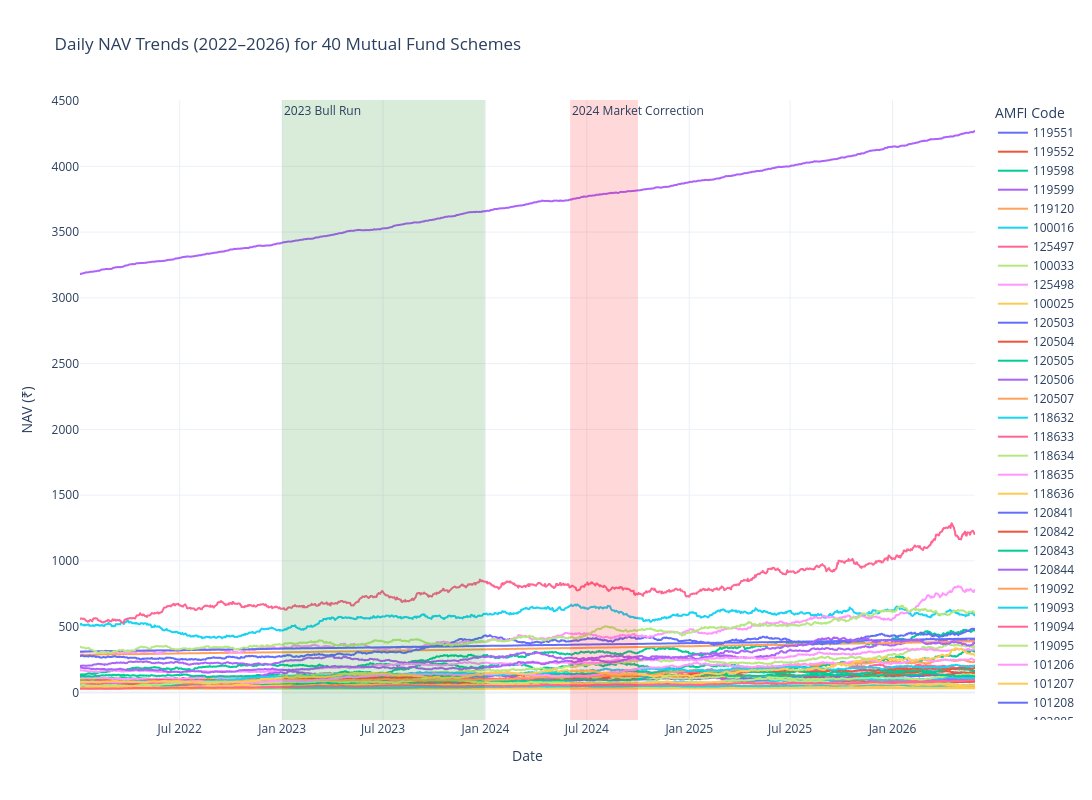

Notebook source saved alongside this figure:
### Markdown cell above
### NAV Trend with Bull Run

### Code cell
import plotly.express as px
import pandas as pd
import os

# Create charts folder if it doesn't exist
os.makedirs("../charts", exist_ok=True)

# Convert date column
nav['date'] = pd.to_datetime(nav['date'])

# Select all 40 schemes
sample_funds = nav['amfi_code'].unique()[:40]

nav_sample = nav[
    nav['amfi_code'].isin(sample_funds)
]

# Create interactive line chart
fig = px.line(
    nav_sample,
    x='date',
    y='nav',
    color='amfi_code',
    title='Daily NAV Trends (2022–2026) for 40 Mutual Fund Schemes',
    labels={
        'date': 'Date',
        'nav': 'NAV (₹)',
        'amfi_code': 'Scheme'
    }
)

# Highlight 2023 Bull Run
fig.add_vrect(
    x0="2023-01-01",
    x1="2023-12-31",
    fillcolor="green",
    opacity=0.15,
    line_width=0,
    annotation_text="2023 Bull Run",
    annotation_position="top left"
)

# Highlight 2024 Market Correction
fig.add_vrect(
    x0="2024-06-01",
    x1="2024-10-01",
    fillcolor="red",
    opacity=0.15,
    line_width=0,
    annotation_text="2024 Market Correction",
    annotation_position="top left"
)

# Improve layout
fig.update_layout(
    template="plotly_white",
    width=1400,
    height=800,
    legend_title="AMFI Code"
)

# Save as PNG
fig.write_image(
    "../charts/nav_trend.png",
    width=1400,
    height=800,
    scale=2
)

# Display chart
fig.show()

print("Chart saved as ../charts/nav_trend.png")

### Figure 1 — Plotly figure (JSON) as saved in the notebook; plotly's stock layout.template omitted (floating-point values rounded to 4 significant figures; data arrays with more than 128 entries replaced by an {"elided": "..."} marker saying what was removed)
{"data": [{"hovertemplate": "Scheme=119551<br>Date=%{x}<br>NAV (₹)=%{y}<extra></extra>", "legendgroup": "119551", "line": {"color": "#636efa", "dash": "solid"}, "marker": {"symbol": "circle"}, "mode": "lines", "name": "119551", "showlegend": true, "type": "scattergl", "x": {"elided": "1150 str values"}, "xaxis": "x", "y": {"elided": "1150 float values"}, "yaxis": "y"}, {"hovertemplate": "Scheme=119552<br>Date=%{x}<br>NAV (₹)=%{y}<extra></extra>", "legendgroup": "119552", "line": {"color": "#EF553B", "dash": "solid"}, "marker": {"symbol": "circle"}, "mode": "lines", "name": "119552", "showlegend": true, "type": "scattergl", "x": {"elided": "1150 str values"}, "xaxis": "x", "y": {"elided": "1150 float values"}, "yaxis": "y"}, {"hovertemplate": "Scheme=119598<br>Date=%{x}<br>NAV (₹)=%{y}<extra></extra>", "legendgroup": "119598", "line": {"color": "#00cc96", "dash": "solid"}, "marker": {"symbol": "circle"}, "mode": "lines", "name": "119598", "showlegend": true, "type": "scattergl", "x": {"elided": "1150 str values"}, "xaxis": "x", "y": {"elided": "1150 float values"}, "yaxis": "y"}, {"hovertemplate": "Scheme=119599<br>Date=%{x}<br>NAV (₹)=%{y}<extra></extra>", "legendgroup": "119599", "line": {"color": "#ab63fa", "dash": "solid"}, "marker": {"symbol": "circle"}, "mode": "lines", "name": "119599", "showlegend": true, "type": "scattergl", "x": {"elided": "1150 str values"}, "xaxis": "x", "y": {"elided": "1150 float values"}, "yaxis": "y"}, {"hovertemplate": "Scheme=119120<br>Date=%{x}<br>NAV (₹)=%{y}<extra></extra>", "legendgroup": "119120", "line": {"color": "#FFA15A", "dash": "solid"}, "marker": {"symbol": "circle"}, "mode": "lines", "name": "119120", "showlegend": true, "type": "scattergl", "x": {"elided": "1150 str values"}, "xaxis": "x", "y": {"elided": "1150 float values"}, "yaxis": "y"}, {"hovertemplate": "Scheme=100016<br>Date=%{x}<br>NAV (₹)=%{y}<extra></extra>", "legendgroup": "100016", "line": {"color": "#19d3f3", "dash": "solid"}, "marker": {"symbol": "circle"}, "mode": "lines", "name": "100016", "showlegend": true, "type": "scattergl", "x": {"elided": "1150 str values"}, "xaxis": "x", "y": {"elided": "1150 float values"}, "yaxis": "y"}, {"hovertemplate": "Scheme=125497<br>Date=%{x}<br>NAV (₹)=%{y}<extra></extra>", "legendgroup": "125497", "line": {"color": "#FF6692", "dash": "solid"}, "marker": {"symbol": "circle"}, "mode": "lines", "name": "125497", "showlegend": true, "type": "scattergl", "x": {"elided": "1150 str values"}, "xaxis": "x", "y": {"elided": "1150 float values"}, "yaxis": "y"}, {"hovertemplate": "Scheme=100033<br>Date=%{x}<br>NAV (₹)=%{y}<extra></extra>", "legendgroup": "100033", "line": {"color": "#B6E880", "dash": "solid"}, "marker": {"symbol": "circle"}, "mode": "lines", "name": "100033", "showlegend": true, "type": "scattergl", "x": {"elided": "1150 str values"}, "xaxis": "x", "y": {"elided": "1150 float values"}, "yaxis": "y"}, {"hovertemplate": "Scheme=125498<br>Date=%{x}<br>NAV (₹)=%{y}<extra></extra>", "legendgroup": "125498", "line": {"color": "#FF97FF", "dash": "solid"}, "marker": {"symbol": "circle"}, "mode": "lines", "name": "125498", "showlegend": true, "type": "scattergl", "x": {"elided": "1150 str values"}, "xaxis": "x", "y": {"elided": "1150 float values"}, "yaxis": "y"}, {"hovertemplate": "Scheme=100025<br>Date=%{x}<br>NAV (₹)=%{y}<extra></extra>", "legendgroup": "100025", "line": {"color": "#FECB52", "dash": "solid"}, "marker": {"symbol": "circle"}, "mode": "lines", "name": "100025", "showlegend": true, "type": "scattergl", "x": {"elided": "1150 str values"}, "xaxis": "x", "y": {"elided": "1150 float values"}, "yaxis": "y"}, {"hovertemplate": "Scheme=120503<br>Date=%{x}<br>NAV (₹)=%{y}<extra></extra>", "legendgroup": "120503", "line": {"color": "#636efa", "dash": "solid"}, "marker": {"symbol": "circle"}, "mode": "lines", "name": "120503", "showlegend": true, "type": "scattergl", "x": {"elided": "1150 str values"}, "xaxis": "x", "y": {"elided": "1150 float values"}, "yaxis": "y"}, {"hovertemplate": "Scheme=120504<br>Date=%{x}<br>NAV (₹)=%{y}<extra></extra>", "legendgroup": "120504", "line": {"color": "#EF553B", "dash": "solid"}, "marker": {"symbol": "circle"}, "mode": "lines", "name": "120504", "showlegend": true, "type": "scattergl", "x": {"elided": "1150 str values"}, "xaxis": "x", "y": {"elided": "1150 float values"}, "yaxis": "y"}, {"hovertemplate": "Scheme=120505<br>Date=%{x}<br>NAV (₹)=%{y}<extra></extra>", "legendgroup": "120505", "line": {"color": "#00cc96", "dash": "solid"}, "marker": {"symbol": "circle"}, "mode": "lines", "name": "120505", "showlegend": true, "type": "scattergl", "x": {"elided": "1150 str values"}, "xaxis": "x", "y": {"elided": "1150 float values"}, "yaxis": "y"}, {"hovertemplate": "Scheme=120506<br>Date=%{x}<br>NAV (₹)=%{y}<extra></extra>", "legendgroup": "120506", "line": {"color": "#ab63fa", "dash": "solid"}, "marker": {"symbol": "circle"}, "mode": "lines", "name": "120506", "showlegend": true, "type": "scattergl", "x": {"elided": "1150 str values"}, "xaxis": "x", "y": {"elided": "1150 float values"}, "yaxis": "y"}, {"hovertemplate": "Scheme=120507<br>Date=%{x}<br>NAV (₹)=%{y}<extra></extra>", "legendgroup": "120507", "line": {"color": "#FFA15A", "dash": "solid"}, "marker": {"symbol": "circle"}, "mode": "lines", "name": "120507", "showlegend": true, "type": "scattergl", "x": {"elided": "1150 str values"}, "xaxis": "x", "y": {"elided": "1150 float values"}, "yaxis": "y"}, {"hovertemplate": "Scheme=118632<br>Date=%{x}<br>NAV (₹)=%{y}<extra></extra>", "legendgroup": "118632", "line": {"color": "#19d3f3", "dash": "solid"}, "marker": {"symbol": "circle"}, "mode": "lines", "name": "118632", "showlegend": true, "type": "scattergl", "x": {"elided": "1150 str values"}, "xaxis": "x", "y": {"elided": "1150 float values"}, "yaxis": "y"}, {"hovertemplate": "Scheme=118633<br>Date=%{x}<br>NAV (₹)=%{y}<extra></extra>", "legendgroup": "118633", "line": {"color": "#FF6692", "dash": "solid"}, "marker": {"symbol": "circle"}, "mode": "lines", "name": "118633", "showlegend": true, "type": "scattergl", "x": {"elided": "1150 str values"}, "xaxis": "x", "y": {"elided": "1150 float values"}, "yaxis": "y"}, {"hovertemplate": "Scheme=118634<br>Date=%{x}<br>NAV (₹)=%{y}<extra></extra>", "legendgroup": "118634", "line": {"color": "#B6E880", "dash": "solid"}, "marker": {"symbol": "circle"}, "mode": "lines", "name": "118634", "showlegend": true, "type": "scattergl", "x": {"elided": "1150 str values"}, "xaxis": "x", "y": {"elided": "1150 float values"}, "yaxis": "y"}, {"hovertemplate": "Scheme=118635<br>Date=%{x}<br>NAV (₹)=%{y}<extra></extra>", "legendgroup": "118635", "line": {"color": "#FF97FF", "dash": "solid"}, "marker": {"symbol": "circle"}, "mode": "lines", "name": "118635", "showlegend": true, "type": "scattergl", "x": {"elided": "1150 str values"}, "xaxis": "x", "y": {"elided": "1150 float values"}, "yaxis": "y"}, {"hovertemplate": "Scheme=118636<br>Date=%{x}<br>NAV (₹)=%{y}<extra></extra>", "legendgroup": "118636", "line": {"color": "#FECB52", "dash": "solid"}, "marker": {"symbol": "circle"}, "mode": "lines", "name": "118636", "showlegend": true, "type": "scattergl", "x": {"elided": "1150 str values"}, "xaxis": "x", "y": {"elided": "1150 float values"}, "yaxis": "y"}, {"hovertemplate": "Scheme=120841<br>Date=%{x}<br>NAV (₹)=%{y}<extra></extra>", "legendgroup": "120841", "line": {"color": "#636efa", "dash": "solid"}, "marker": {"symbol": "circle"}, "mode": "lines", "name": "120841", "showlegend": true, "type": "scattergl", "x": {"elided": "1150 str values"}, "xaxis": "x", "y": {"elided": "1150 float values"}, "yaxis": "y"}, {"hovertemplate": "Scheme=120842<br>Date=%{x}<br>NAV (₹)=%{y}<extra></extra>", "legendgroup": "120842", "line": {"color": "#EF553B", "dash": "solid"}, "marker": {"symbol": "circle"}, "mode": "lines", "name": "120842", "showlegend": true, "type": "scattergl", "x": {"elided": "1150 str values"}, "xaxis": "x", "y": {"elided": "1150 float values"}, "yaxis": "y"}, {"hovertemplate": "Scheme=120843<br>Date=%{x}<br>NAV (₹)=%{y}<extra></extra>", "legendgroup": "120843", "line": {"color": "#00cc96", "dash": "solid"}, "marker": {"symbol": "circle"}, "mode": "lines", "name": "120843", "showlegend": true, "type": "scattergl", "x": {"elided": "1150 str values"}, "xaxis": "x", "y": {"elided": "1150 float values"}, "yaxis": "y"}, {"hovertemplate": "Scheme=120844<br>Date=%{x}<br>NAV (₹)=%{y}<extra></extra>", "legendgroup": "120844", "line": {"color": "#ab63fa", "dash": "solid"}, "marker": {"symbol": "circle"}, "mode": "lines", "name": "120844", "showlegend": true, "type": "scattergl", "x": {"elided": "1150 str values"}, "xaxis": "x", "y": {"elided": "1150 float values"}, "yaxis": "y"}, {"hovertemplate": "Scheme=119092<br>Date=%{x}<br>NAV (₹)=%{y}<extra></extra>", "legendgroup": "119092", "line": {"color": "#FFA15A", "dash": "solid"}, "marker": {"symbol": "circle"}, "mode": "lines", "name": "119092", "showlegend": true, "type": "scattergl", "x": {"elided": "1150 str values"}, "xaxis": "x", "y": {"elided": "1150 float values"}, "yaxis": "y"}, {"hovertemplate": "Scheme=119093<br>Date=%{x}<br>NAV (₹)=%{y}<extra></extra>", "legendgroup": "119093", "line": {"color": "#19d3f3", "dash": "solid"}, "marker": {"symbol": "circle"}, "mode": "lines", "name": "119093", "showlegend": true, "type": "scattergl", "x": {"elided": "1150 str values"}, "xaxis": "x", "y": {"elided": "1150 float values"}, "yaxis": "y"}, {"hovertemplate": "Scheme=119094<br>Date=%{x}<br>NAV (₹)=%{y}<extra></extra>", "legendgroup": "119094", "line": {"color": "#FF6692", "dash": "solid"}, "marker": {"symbol": "circle"}, "mode": "lines", "name": "119094", "showlegend": true, "type": "scattergl", "x": {"elided": "1150 str values"}, "xaxis": "x", "y": {"elided": "1150 float values"}, "yaxis": "y"}, {"hovertemplate": "Scheme=119095<br>Date=%{x}<br>NAV (₹)=%{y}<extra></extra>", "legendgroup": "119095", "line": {"color": "#B6E880", "dash": "solid"}, "marker": {"symbol": "circle"}, "mode": "lines", "name": "119095", "showlegend": true, "type": "scattergl", "x": {"elided": "1150 str values"}, "xaxis": "x", "y": {"elided": "1150 float values"}, "yaxis": "y"}, {"hovertemplate": "Scheme=101206<br>Date=%{x}<br>NAV (₹)=%{y}<extra></extra>", "legendgroup": "101206", "line": {"color": "#FF97FF", "dash": "solid"}, "marker": {"symbol": "circle"}, "mode": "lines", "name": "101206", "showlegend": true, "type": "scattergl", "x": {"elided": "1150 str values"}, "xaxis": "x", "y": {"elided": "1150 float values"}, "yaxis": "y"}, {"hovertemplate": "Scheme=101207<br>Date=%{x}<br>NAV (₹)=%{y}<extra></extra>", "legendgroup": "101207", "line": {"color": "#FECB52", "dash": "solid"}, "marker": {"symbol": "circle"}, "mode": "lines", "name": "101207", "showlegend": true, "type": "scattergl", "x": {"elided": "1150 str values"}, "xaxis": "x", "y": {"elided": "1150 float values"}, "yaxis": "y"}, {"hovertemplate": "Scheme=101208<br>Date=%{x}<br>NAV (₹)=%{y}<extra></extra>", "legendgroup": "101208", "line": {"color": "#636efa", "dash": "solid"}, "marker": {"symbol": "circle"}, "mode": "lines", "name": "101208", "showlegend": true, "type": "scattergl", "x": {"elided": "1150 str values"}, "xaxis": "x", "y": {"elided": "1150 float values"}, "yaxis": "y"}, {"hovertemplate": "Scheme=102885<br>Date=%{x}<br>NAV (₹)=%{y}<extra></extra>", "legendgroup": "102885", "line": {"color": "#EF553B", "dash": "solid"}, "marker": {"symbol": "circle"}, "mode": "lines", "name": "102885", "showlegend": true, "type": "scattergl", "x": {"elided": "1150 str values"}, "xaxis": "x", "y": {"elided": "1150 float values"}, "yaxis": "y"}, {"hovertemplate": "Scheme=102886<br>Date=%{x}<br>NAV (₹)=%{y}<extra></extra>", "legendgroup": "102886", "line": {"color": "#00cc96", "dash": "solid"}, "marker": {"symbol": "circle"}, "mode": "lines", "name": "102886", "showlegend": true, "type": "scattergl", "x": {"elided": "1150 str values"}, "xaxis": "x", "y": {"elided": "1150 float values"}, "yaxis": "y"}, {"hovertemplate": "Scheme=102887<br>Date=%{x}<br>NAV (₹)=%{y}<extra></extra>", "legendgroup": "102887", "line": {"color": "#ab63fa", "dash": "solid"}, "marker": {"symbol": "circle"}, "mode": "lines", "name": "102887", "showlegend": true, "type": "scattergl", "x": {"elided": "1150 str values"}, "xaxis": "x", "y": {"elided": "1150 float values"}, "yaxis": "y"}, {"hovertemplate": "Scheme=148567<br>Date=%{x}<br>NAV (₹)=%{y}<extra></extra>", "legendgroup": "148567", "line": {"color": "#FFA15A", "dash": "solid"}, "marker": {"symbol": "circle"}, "mode": "lines", "name": "148567", "showlegend": true, "type": "scattergl", "x": {"elided": "1150 str values"}, "xaxis": "x", "y": {"elided": "1150 float values"}, "yaxis": "y"}, {"hovertemplate": "Scheme=148568<br>Date=%{x}<br>NAV (₹)=%{y}<extra></extra>", "legendgroup": "148568", "line": {"color": "#19d3f3", "dash": "solid"}, "marker": {"symbol": "circle"}, "mode": "lines", "name": "148568", "showlegend": true, "type": "scattergl", "x": {"elided": "1150 str values"}, "xaxis": "x", "y": {"elided": "1150 float values"}, "yaxis": "y"}, {"hovertemplate": "Scheme=148569<br>Date=%{x}<br>NAV (₹)=%{y}<extra></extra>", "legendgroup": "148569", "line": {"color": "#FF6692", "dash": "solid"}, "marker": {"symbol": "circle"}, "mode": "lines", "name": "148569", "showlegend": true, "type": "scattergl", "x": {"elided": "1150 str values"}, "xaxis": "x", "y": {"elided": "1150 float values"}, "yaxis": "y"}, {"hovertemplate": "Scheme=149322<br>Date=%{x}<br>NAV (₹)=%{y}<extra></extra>", "legendgroup": "149322", "line": {"color": "#B6E880", "dash": "solid"}, "marker": {"symbol": "circle"}, "mode": "lines", "name": "149322", "showlegend": true, "type": "scattergl", "x": {"elided": "1150 str values"}, "xaxis": "x", "y": {"elided": "1150 float values"}, "yaxis": "y"}, {"hovertemplate": "Scheme=149323<br>Date=%{x}<br>NAV (₹)=%{y}<extra></extra>", "legendgroup": "149323", "line": {"color": "#FF97FF", "dash": "solid"}, "marker": {"symbol": "circle"}, "mode": "lines", "name": "149323", "showlegend": true, "type": "scattergl", "x": {"elided": "1150 str values"}, "xaxis": "x", "y": {"elided": "1150 float values"}, "yaxis": "y"}, {"hovertemplate": "Scheme=149324<br>Date=%{x}<br>NAV (₹)=%{y}<extra></extra>", "legendgroup": "149324", "line": {"color": "#FECB52", "dash": "solid"}, "marker": {"symbol": "circle"}, "mode": "lines", "name": "149324", "showlegend": true, "type": "scattergl", "x": {"elided": "1150 str values"}, "xaxis": "x", "y": {"elided": "1150 float values"}, "yaxis": "y"}], "layout": {"annotations": [{"showarrow": false, "text": "2023 Bull Run", "x": "2023-01-01", "xanchor": "left", "xref": "x", "y": 1, "yanchor": "top", "yref": "y domain"}, {"showarrow": false, "text": "2024 Market Correction", "x": "2024-06-01", "xanchor": "left", "xref": "x", "y": 1, "yanchor": "top", "yref": "y domain"}], "height": 800, "legend": {"title": {"text": "AMFI Code"}, "tracegroupgap": 0}, "shapes": [{"fillcolor": "green", "line": {"width": 0}, "opacity": 0.15, "type": "rect", "x0": "2023-01-01", "x1": "2023-12-31", "xref": "x", "y0": 0, "y1": 1, "yref": "y domain"}, {"fillcolor": "red", "line": {"width": 0}, "opacity": 0.15, "type": "rect", "x0": "2024-06-01", "x1": "2024-10-01", "xref": "x", "y0": 0, "y1": 1, "yref": "y domain"}], "title": {"text": "Daily NAV Trends (2022–2026) for 40 Mutual Fund Schemes"}, "width": 1400, "xaxis": {"anchor": "y", "domain": [0, 1], "title": {"text": "Date"}}, "yaxis": {"anchor": "x", "domain": [0, 1], "title": {"text": "NAV (₹)"}}}}
